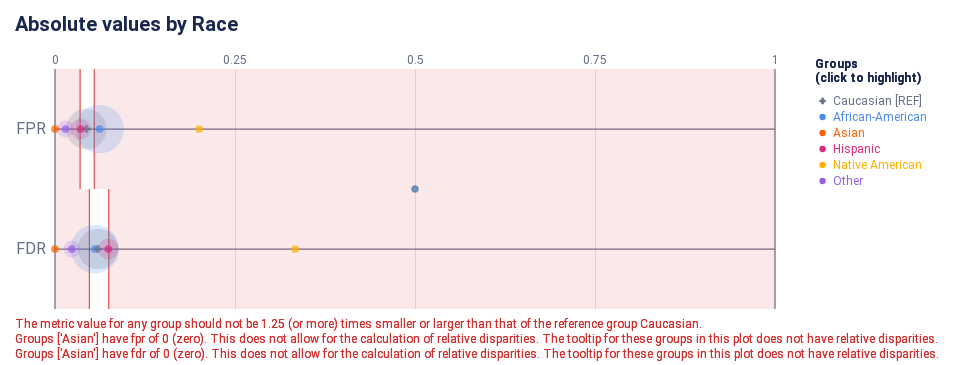

Write notebook code for a chart like this one.
### Code cell
ap.absolute(bdf, metrics, 'race', fairness_threshold = disparity_tolerance)

### Figure 1 — Vega-Lite specification as saved in the notebook (floating-point values rounded to 4 significant figures)
{"config": {"view": {"continuousWidth": 300, "continuousHeight": 300, "strokeWidth": 0}, "axisLeft": {"labelColor": "rgb(102, 111, 137)", "labelFont": "Roboto, Arial, sans-serif", "labelFontSize": 16}, "title": {"anchor": "start", "color": "rgb(25, 39, 78)", "font": "Roboto, Arial, sans-serif", "fontSize": 20, "fontWeight": "bold"}}, "layer": [{"data": {"name": "data-22e37ecfbb523156dad3ffdb726c704c"}, "mark": {"type": "rule", "stroke": "rgb(102, 111, 137)", "strokeWidth": 1.25, "tooltip": null}, "encoding": {"x": {"field": "start", "scale": {"domain": [0, 1], "range": [40.0, 760.0]}, "type": "quantitative"}, "x2": {"field": "end"}, "y": {"axis": {"domain": false, "labelAngle": 0, "labelPadding": -30, "orient": "left", "ticks": false, "title": null}, "field": "y_position", "scale": {"domain": ["FPR", "FDR"], "range": [30.0, 270.0]}, "type": "nominal"}}}, {"data": {"name": "data-6cfe259518f6c7b358d8f836a73e6b7f"}, "mark": {"type": "rule", "stroke": "rgb(102, 111, 137)", "strokeWidth": 1.25, "tooltip": null}, "encoding": {"x": {"field": "x_position", "scale": {"domain": [0, 1], "range": [40.0, 760.0]}, "type": "quantitative"}, "y": {"value": 30.0}, "y2": {"value": 270.0}}}, {"data": {"name": "data-60ed1133fa688d151d36705a369482e0"}, "mark": {"type": "text", "align": "center", "color": "rgb(102, 111, 137)", "font": "Roboto, Arial, sans-serif", "fontSize": 12, "fontWeight": "normal", "tooltip": null}, "encoding": {"text": {"field": "value", "type": "nominal"}, "x": {"field": "value", "scale": {"domain": [0, 1], "range": [40.0, 760.0]}, "type": "quantitative"}, "y": {"value": 21.0}}}, {"layer": [{"mark": {"type": "rect", "opacity": 0.8, "stroke": "rgb(211, 47, 47)", "strokeWidth": 1.25, "tooltip": null}, "encoding": {"x": {"field": "lower_threshold_value", "scale": {"domain": [0, 1], "range": [40.0, 760.0]}, "type": "quantitative"}, "x2": {"field": "lower_threshold_value"}, "y": {"axis": {"domain": false, "grid": false, "labels": false, "ticks": false, "title": null}, "field": "metric", "scale": {"domain": ["FPR", "FDR"], "range": [30.0, 270.0]}, "type": "nominal"}}}, {"mark": {"type": "rect", "opacity": 0.8, "stroke": "rgb(211, 47, 47)", "strokeWidth": 1.25, "tooltip": null}, "encoding": {"x": {"field": "upper_threshold_value", "scale": {"domain": [0, 1], "range": [40.0, 760.0]}, "type": "quantitative"}, "x2": {"field": "upper_threshold_value"}, "y": {"axis": {"domain": false, "grid": false, "labels": false, "ticks": false, "title": null}, "field": "metric", "scale": {"domain": ["FPR", "FDR"], "range": [30.0, 270.0]}, "type": "nominal"}}}, {"layer": [{"mark": {"type": "rect", "fill": "rgb(211, 47, 47)", "opacity": 0.1, "tooltip": null}, "encoding": {"x": {"field": "lower_threshold_value", "scale": {"domain": [0, 1], "range": [40.0, 760.0]}, "type": "quantitative"}, "x2": {"field": "lower_end"}, "y": {"axis": {"domain": false, "grid": false, "labels": false, "ticks": false, "title": null}, "field": "metric", "scale": {"domain": ["FPR", "FDR"], "range": [30.0, 270.0]}, "type": "nominal"}}}, {"mark": {"type": "rect", "fill": "rgb(211, 47, 47)", "opacity": 0.1, "tooltip": null}, "encoding": {"x": {"field": "upper_threshold_value", "scale": {"domain": [0, 1], "range": [40.0, 760.0]}, "type": "quantitative"}, "x2": {"field": "upper_end"}, "y": {"axis": {"domain": false, "grid": false, "labels": false, "ticks": false, "title": null}, "field": "metric", "scale": {"domain": ["FPR", "FDR"], "range": [30.0, 270.0]}, "type": "nominal"}}}]}, {"layer": [{"mark": {"type": "text", "align": "left", "baseline": "top", "fill": "rgb(211, 47, 47)", "font": "Roboto, Arial, sans-serif", "fontSize": 12, "fontWeight": "normal"}, "encoding": {"text": {"value": "Groups ['Asian'] have fpr of 0 (zero). This does not allow for the calculation of relative disparities. The tooltip for these groups in this plot does not have relative disparities."}, "x": {"value": 0}, "y": {"value": 295.0}}}, {"mark": {"type": "text", "align": "left", "baseline": "top", "fill": "rgb(211, 47, 47)", "font": "Roboto, Arial, sans-serif", "fontSize": 12, "fontWeight": "normal"}, "encoding": {"text": {"value": "Groups ['Asian'] have fdr of 0 (zero). This does not allow for the calculation of relative disparities. The tooltip for these groups in this plot does not have relative disparities."}, "x": {"value": 0}, "y": {"value": 310.0}}}, {"mark": {"type": "text", "align": "left", "baseline": "top", "fill": "rgb(211, 47, 47)", "font": "Roboto, Arial, sans-serif", "fontSize": 12, "fontWeight": "normal", "tooltip": null}, "encoding": {"text": {"value": "The metric value for any group should not be 1.25 (or more) times smaller or larger than that of the reference group Caucasian."}, "x": {"value": 0}, "y": {"value": 280.0}}}], "data": {"name": "data-79dd248bdaa0ea02c535240e8ad022c8"}}], "data": {"name": "data-ff727f6bba7735452c7a2ae3f3c4d2ea"}}, {"layer": [{"data": {"name": "empty"}, "mark": {"type": "circle"}}, {"data": {"name": "data-b1c563bfdf94ce640805683824cdfed0"}, "mark": {"type": "circle", "cursor": "pointer", "opacity": 0.2}, "encoding": {"color": {"condition": {"param": "param_7", "empty": true, "field": "attribute_value", "legend": null, "scale": {"domain": ["Caucasian", "African-American", "Asian", "Hispanic", "Native American", "Other"], "range": ["rgb(102, 111, 137)", "rgb(76, 136, 238)", "rgb(254, 97, 0)", "rgb(220, 38, 127)", "rgb(255, 176, 0)", "rgb(150, 95, 230)"]}, "type": "nominal"}, "value": "rgb(225, 226, 231)"}, "size": {"field": "group_size", "legend": null, "scale": {"domain": [0, 1076.0], "range": [0, 2827.0]}, "type": "quantitative"}, "tooltip": [{"field": "attribute_value", "title": "Group", "type": "nominal"}, {"field": "tooltip_group_size", "title": "Group Size", "type": "nominal"}, {"field": "tooltip_disparity_explanation_fpr", "title": "Disparity", "type": "nominal"}, {"field": "fpr", "format": ".2f", "title": "FPR", "type": "quantitative"}], "x": {"axis": {"domain": false, "gridColor": "rgb(225, 226, 231)", "labels": false, "ticks": false, "title": null, "values": [0.25, 0.5, 0.75]}, "field": "fpr", "scale": {"domain": [0, 1], "range": [40.0, 760.0]}, "type": "quantitative"}, "y": {"axis": {"domain": false, "grid": false, "labels": false, "ticks": false, "title": null}, "field": "metric_variable", "scale": {"domain": ["FPR", "FDR"], "range": [30.0, 270.0]}, "type": "nominal"}}, "name": "view_8", "transform": [{"calculate": "'FPR'", "as": "metric_variable"}]}, {"data": {"name": "data-b1c563bfdf94ce640805683824cdfed0"}, "mark": {"type": "circle", "cursor": "pointer", "opacity": 0.2}, "encoding": {"color": {"condition": {"param": "param_7", "empty": true, "field": "attribute_value", "legend": null, "scale": {"domain": ["Caucasian", "African-American", "Asian", "Hispanic", "Native American", "Other"], "range": ["rgb(102, 111, 137)", "rgb(76, 136, 238)", "rgb(254, 97, 0)", "rgb(220, 38, 127)", "rgb(255, 176, 0)", "rgb(150, 95, 230)"]}, "type": "nominal"}, "value": "rgb(225, 226, 231)"}, "size": {"field": "group_size", "legend": null, "scale": {"domain": [0, 1076.0], "range": [0, 2827.0]}, "type": "quantitative"}, "tooltip": [{"field": "attribute_value", "title": "Group", "type": "nominal"}, {"field": "tooltip_group_size", "title": "Group Size", "type": "nominal"}, {"field": "tooltip_disparity_explanation_fdr", "title": "Disparity", "type": "nominal"}, {"field": "fdr", "format": ".2f", "title": "FDR", "type": "quantitative"}], "x": {"axis": {"domain": false, "gridColor": "rgb(225, 226, 231)", "labels": false, "ticks": false, "title": null, "values": [0.25, 0.5, 0.75]}, "field": "fdr", "scale": {"domain": [0, 1], "range": [40.0, 760.0]}, "type": "quantitative"}, "y": {"axis": {"domain": false, "grid": false, "labels": false, "ticks": false, "title": null}, "field": "metric_variable", "scale": {"domain": ["FPR", "FDR"], "range": [30.0, 270.0]}, "type": "nominal"}}, "name": "view_10", "transform": [{"calculate": "'FDR'", "as": "metric_variable"}]}, {"layer": [{"data": {"name": "empty"}, "mark": {"type": "point"}}, {"data": {"name": "data-b1c563bfdf94ce640805683824cdfed0"}, "mark": {"type": "point", "cursor": "pointer", "filled": true, "size": 60}, "encoding": {"color": {"condition": {"param": "param_7", "empty": true, "field": "attribute_value", "legend": null, "scale": {"domain": ["Caucasian", "African-American", "Asian", "Hispanic", "Native American", "Other"], "range": ["rgb(102, 111, 137)", "rgb(76, 136, 238)", "rgb(254, 97, 0)", "rgb(220, 38, 127)", "rgb(255, 176, 0)", "rgb(150, 95, 230)"]}, "type": "nominal"}, "value": "rgb(225, 226, 231)"}, "shape": {"field": "attribute_value", "legend": null, "scale": {"domain": ["Caucasian", "African-American", "Asian", "Hispanic", "Native American", "Other"], "range": ["cross", "circle", "circle", "circle", "circle", "circle"]}, "type": "nominal"}, "tooltip": [{"field": "attribute_value", "title": "Group", "type": "nominal"}, {"field": "tooltip_group_size", "title": "Group Size", "type": "nominal"}, {"field": "tooltip_disparity_explanation_fpr", "title": "Disparity", "type": "nominal"}, {"field": "fpr", "format": ".2f", "title": "FPR", "type": "quantitative"}], "x": {"axis": {"domain": false, "gridColor": "rgb(225, 226, 231)", "labels": false, "ticks": false, "title": null, "values": [0.25, 0.5, 0.75]}, "field": "fpr", "scale": {"domain": [0, 1], "range": [40.0, 760.0]}, "type": "quantitative"}, "y": {"axis": {"domain": false, "grid": false, "labels": false, "ticks": false, "title": null}, "field": "metric_variable", "scale": {"domain": ["FPR", "FDR"], "range": [30.0, 270.0]}, "type": "nominal"}}, "name": "view_7", "transform": [{"calculate": "'FPR'", "as": "metric_variable"}]}, {"data": {"name": "data-b1c563bfdf94ce640805683824cdfed0"}, "mark": {"type": "point", "cursor": "pointer", "filled": true, "size": 60}, "encoding": {"color": {"condition": {"param": "param_7", "empty": true, "field": "attribute_value", "legend": null, "scale": {"domain": ["Caucasian", "African-American", "Asian", "Hispanic", "Native American", "Other"], "range": ["rgb(102, 111, 137)", "rgb(76, 136, 238)", "rgb(254, 97, 0)", "rgb(220, 38, 127)", "rgb(255, 176, 0)", "rgb(150, 95, 230)"]}, "type": "nominal"}, "value": "rgb(225, 226, 231)"}, "shape": {"field": "attribute_value", "legend": null, "scale": {"domain": ["Caucasian", "African-American", "Asian", "Hispanic", "Native American", "Other"], "range": ["cross", "circle", "circle", "circle", "circle", "circle"]}, "type": "nominal"}, "tooltip": [{"field": "attribute_value", "title": "Group", "type": "nominal"}, {"field": "tooltip_group_size", "title": "Group Size", "type": "nominal"}, {"field": "tooltip_disparity_explanation_fdr", "title": "Disparity", "type": "nominal"}, {"field": "fdr", "format": ".2f", "title": "FDR", "type": "quantitative"}], "x": {"axis": {"domain": false, "gridColor": "rgb(225, 226, 231)", "labels": false, "ticks": false, "title": null, "values": [0.25, 0.5, 0.75]}, "field": "fdr", "scale": {"domain": [0, 1], "range": [40.0, 760.0]}, "type": "quantitative"}, "y": {"axis": {"domain": false, "grid": false, "labels": false, "ticks": false, "title": null}, "field": "metric_variable", "scale": {"domain": ["FPR", "FDR"], "range": [30.0, 270.0]}, "type": "nominal"}}, "name": "view_9", "transform": [{"calculate": "'FDR'", "as": "metric_variable"}]}]}]}, {"layer": [{"mark": {"type": "point", "cursor": "pointer", "filled": true, "opacity": 1, "size": 40}, "encoding": {"color": {"condition": {"param": "param_7", "empty": true, "field": "attribute_value", "legend": null, "scale": {"domain": ["Caucasian", "African-American", "Asian", "Hispanic", "Native American", "Other"], "range": ["rgb(102, 111, 137)", "rgb(76, 136, 238)", "rgb(254, 97, 0)", "rgb(220, 38, 127)", "rgb(255, 176, 0)", "rgb(150, 95, 230)"]}, "type": "nominal"}, "value": "rgb(225, 226, 231)"}, "shape": {"field": "attribute_value", "legend": null, "scale": {"domain": ["Caucasian", "African-American", "Asian", "Hispanic", "Native American", "Other"], "range": ["cross", "circle", "circle", "circle", "circle", "circle"]}, "type": "nominal"}, "x": {"value": 807.6}, "y": {"axis": {"domain": false, "grid": false, "labels": false, "ticks": false, "title": null}, "field": "attribute_value", "scale": {"domain": ["Caucasian", "African-American", "Asian", "Hispanic", "Native American", "Other"], "range": [54, 150]}, "type": "nominal"}}, "name": "view_11"}, {"mark": {"type": "text", "align": "left", "baseline": "middle", "cursor": "pointer", "font": "Roboto, Arial, sans-serif", "fontSize": 12, "fontWeight": "normal"}, "encoding": {"color": {"condition": {"param": "param_7", "empty": true, "field": "attribute_value", "legend": null, "scale": {"domain": ["Caucasian", "African-American", "Asian", "Hispanic", "Native American", "Other"], "range": ["rgb(102, 111, 137)", "rgb(76, 136, 238)", "rgb(254, 97, 0)", "rgb(220, 38, 127)", "rgb(255, 176, 0)", "rgb(150, 95, 230)"]}, "type": "nominal"}, "value": "rgb(225, 226, 231)"}, "text": {"field": "label", "type": "nominal"}, "x": {"value": 818.1}, "y": {"axis": {"domain": false, "grid": false, "labels": false, "ticks": false, "title": null}, "field": "attribute_value", "scale": {"domain": ["Caucasian", "African-American", "Asian", "Hispanic", "Native American", "Other"], "range": [54, 150]}, "type": "nominal"}}, "name": "view_12"}, {"data": {"name": "data-79dd248bdaa0ea02c535240e8ad022c8"}, "mark": {"type": "text", "align": "left", "baseline": "top", "color": "rgb(25, 39, 78)", "font": "Roboto, Arial, sans-serif", "fontSize": 12, "fontWeight": "bold"}, "encoding": {"text": {"value": "(click to highlight)"}, "x": {"value": 800}, "y": {"value": 34}}}, {"data": {"name": "data-79dd248bdaa0ea02c535240e8ad022c8"}, "mark": {"type": "text", "align": "left", "baseline": "top", "color": "rgb(25, 39, 78)", "font": "Roboto, Arial, sans-serif", "fontSize": 12, "fontWeight": "bold"}, "encoding": {"text": {"value": "Groups"}, "x": {"value": 800}, "y": {"value": 20}}}], "data": {"name": "data-88ed55fc5802429837a290e492c87da9"}}], "height": 300, "padding": {"top": 15, "bottom": 5.0, "left": 15, "right": 15}, "params": [{"name": "param_9", "select": {"type": "point", "fields": ["attribute_value"]}, "views": ["view_8"]}, {"name": "param_11", "select": {"type": "point", "fields": ["attribute_value"]}, "views": ["view_10"]}, {"name": "param_8", "select": {"type": "point", "fields": ["attribute_value"]}, "views": ["view_7"]}, {"name": "param_10", "select": {"type": "point", "fields": ["attribute_value"]}, "views": ["view_9"]}, {"name": "param_7", "select": {"type": "point", "fields": ["attribute_value"]}, "views": ["view_11"]}, {"name": "param_12", "select": {"type": "point", "fields": ["attribute_value"]}, "views": ["view_12"]}], "resolve": {"scale": {"size": "independent", "y": "independent"}}, "title": "Absolute values by Race", "usermeta": {"embedOptions": {"scaleFactor": 5, "downloadFileName": "absolute_chart"}}, "width": 800, "$schema": "https://vega.github.io/schema/vega-lite/v5.16.3.json", "datasets": {"data-22e37ecfbb523156dad3ffdb726c704c": [{"y_position": "FPR", "start": 0, "end": 1}, {"y_position": "FDR", "start": 0, "end": 1}], "data-6cfe259518f6c7b358d8f836a73e6b7f": [{"x_position": 0}, {"x_position": 1}], "data-60ed1133fa688d151d36705a369482e0": [{"value": 0.0}, {"value": 0.25}, {"value": 0.5}, {"value": 0.75}, {"value": 1.0}], "data-ff727f6bba7735452c7a2ae3f3c4d2ea": [{"lower_end": 0, "upper_end": 1, "lower_threshold_value": 0.03488, "upper_threshold_value": 0.0545, "metric": "FPR"}, {"lower_end": 0, "upper_end": 1, "lower_threshold_value": 0.04776, "upper_threshold_value": 0.07463, "metric": "FDR"}], "data-79dd248bdaa0ea02c535240e8ad022c8": [{"a": 1, "b": 0}, {"a": 1, "b": 0}], "empty": [{}], "data-b1c563bfdf94ce640805683824cdfed0": [{"attribute_name": "race", "attribute_value": "African-American", "group_size": 897, "total_entities": 1804, "fpr": 0.06193, "fdr": 0.05533, "fpr_disparity": 1.42, "fdr_disparity": 0.9267, "fpr_disparity_scaled": 0.4204, "fdr_disparity_scaled": -0.07905, "tooltip_group_size": "897 (49.72%)", "tooltip_disparity_explanation_fpr": "1.42 times larger FPR than the reference group", "tooltip_disparity_explanation_fdr": "1.08 times smaller FDR than the reference group"}, {"attribute_name": "race", "attribute_value": "Asian", "group_size": 9, "total_entities": 1804, "fpr": 0.0, "fdr": 0.0, "fpr_disparity": 0.0, "fdr_disparity": 0.0, "fpr_disparity_scaled": null, "fdr_disparity_scaled": null, "tooltip_group_size": "9 (0.50%)", "tooltip_disparity_explanation_fpr": "Same FPR as the reference group", "tooltip_disparity_explanation_fdr": "Same FDR as the reference group"}, {"attribute_name": "race", "attribute_value": "Caucasian", "group_size": 619, "total_entities": 1804, "fpr": 0.0436, "fdr": 0.0597, "fpr_disparity": 1.0, "fdr_disparity": 1.0, "fpr_disparity_scaled": 0.0, "fdr_disparity_scaled": 0.0, "tooltip_group_size": "619 (34.31%)", "tooltip_disparity_explanation_fpr": "Reference group", "tooltip_disparity_explanation_fdr": "Reference group"}, {"attribute_name": "race", "attribute_value": "Hispanic", "group_size": 162, "total_entities": 1804, "fpr": 0.03571, "fdr": 0.07407, "fpr_disparity": 0.8192, "fdr_disparity": 1.241, "fpr_disparity_scaled": -0.2207, "fdr_disparity_scaled": 0.2407, "tooltip_group_size": "162 (8.98%)", "tooltip_disparity_explanation_fpr": "1.22 times smaller FPR than the reference group", "tooltip_disparity_explanation_fdr": "1.24 times larger FDR than the reference group"}, {"attribute_name": "race", "attribute_value": "Native American", "group_size": 7, "total_entities": 1804, "fpr": 0.2, "fdr": 0.3333, "fpr_disparity": 4.588, "fdr_disparity": 5.583, "fpr_disparity_scaled": 3.588, "fdr_disparity_scaled": 4.583, "tooltip_group_size": "7 (0.39%)", "tooltip_disparity_explanation_fpr": "4.59 times larger FPR than the reference group", "tooltip_disparity_explanation_fdr": "5.58 times larger FDR than the reference group"}, {"attribute_name": "race", "attribute_value": "Other", "group_size": 110, "total_entities": 1804, "fpr": 0.01471, "fdr": 0.02326, "fpr_disparity": 0.3373, "fdr_disparity": 0.3895, "fpr_disparity_scaled": -1.965, "fdr_disparity_scaled": -1.567, "tooltip_group_size": "110 (6.10%)", "tooltip_disparity_explanation_fpr": "2.96 times smaller FPR than the reference group", "tooltip_disparity_explanation_fdr": "2.57 times smaller FDR than the reference group"}], "data-88ed55fc5802429837a290e492c87da9": [{"attribute_value": "Caucasian", "label": "Caucasian [REF]"}, {"attribute_value": "African-American", "label": "African-American"}, {"attribute_value": "Asian", "label": "Asian"}, {"attribute_value": "Hispanic", "label": "Hispanic"}, {"attribute_value": "Native American", "label": "Native American"}, {"attribute_value": "Other", "label": "Other"}]}}
